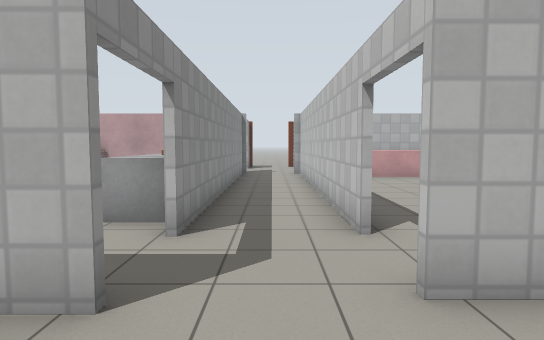
view 1 (above)

21 first-person views from a walk through a world built for the Gazebo simulator. The camera is 1.2 m above the floor, tilts 4° down and sees 75° across. The floor is counted in squares, 1 m on a side. Each view is taken from the middle of a square. On the plan, view 1 faces up. The plan holds only what a view shows up to about 14 squares ahead; the rest is blank. Gazebo's built-in surfaces are drawn with simple patterns.

view 2
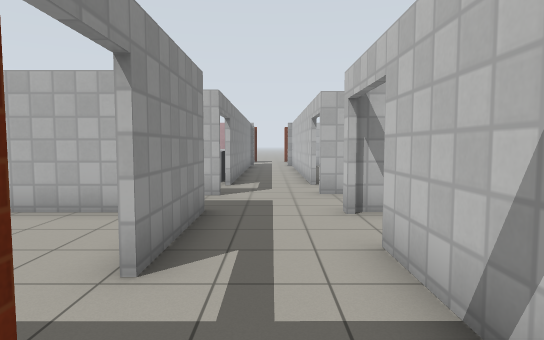

view 3
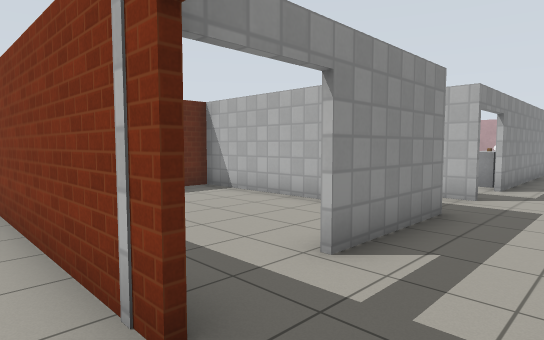

view 4
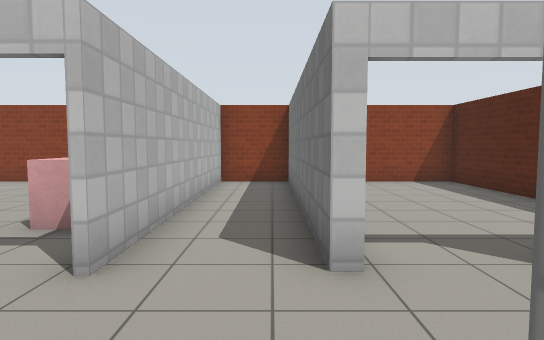

view 5
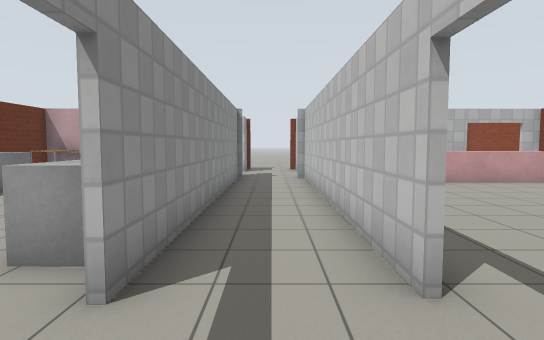

view 6
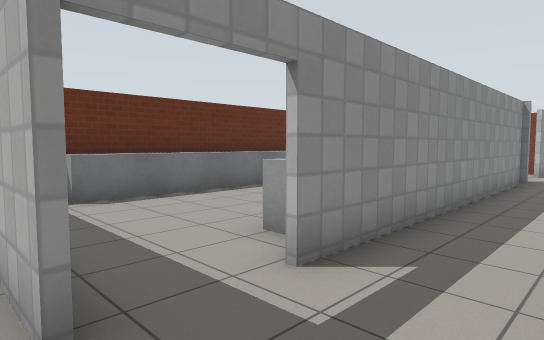

view 7
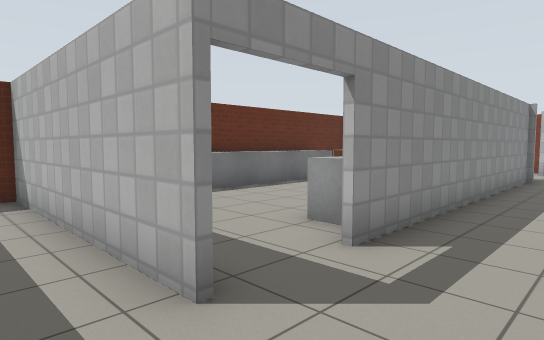

view 8
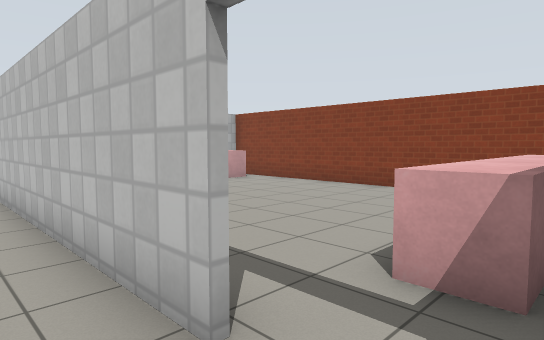

view 9
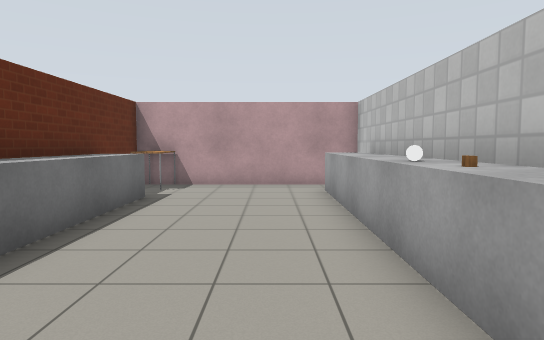

view 10
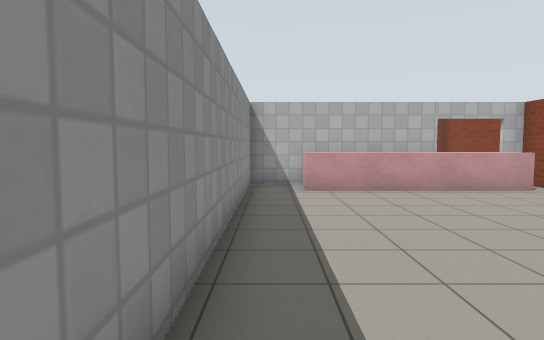

view 11
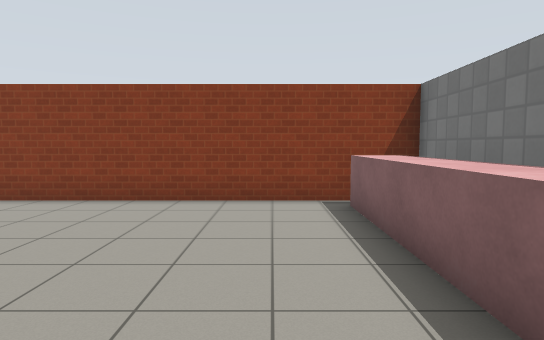

view 12
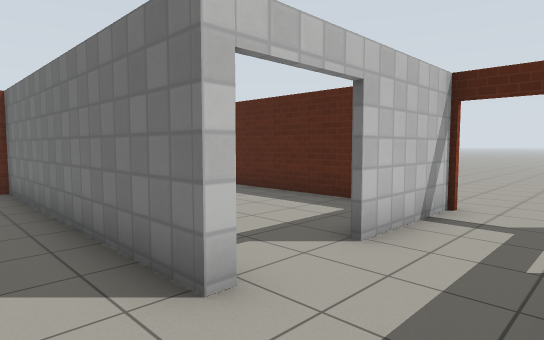

view 13
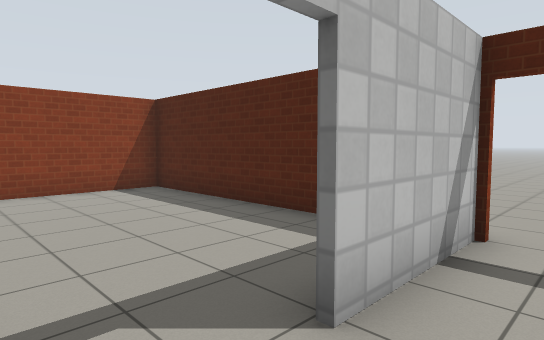

view 14
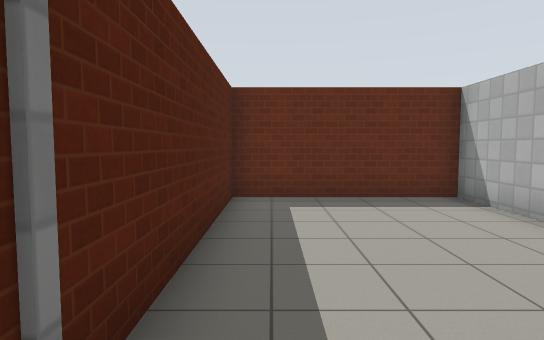

view 15
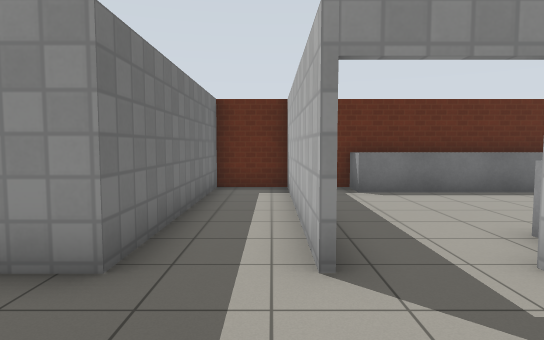

view 16
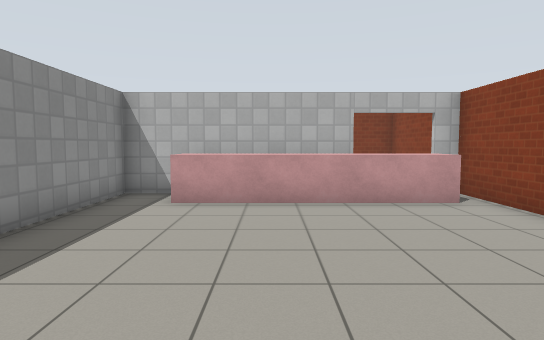

view 17
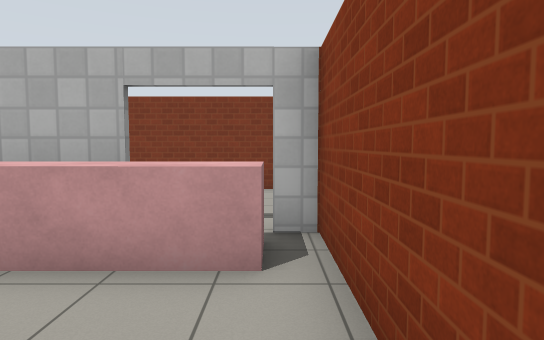

view 18
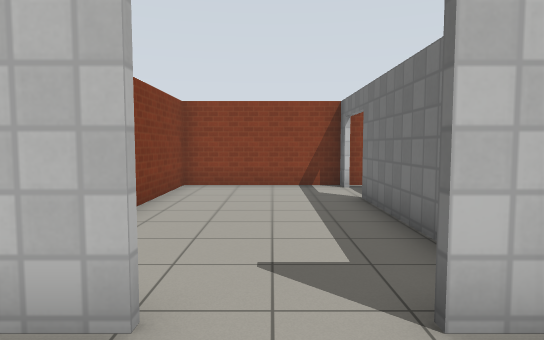

view 19
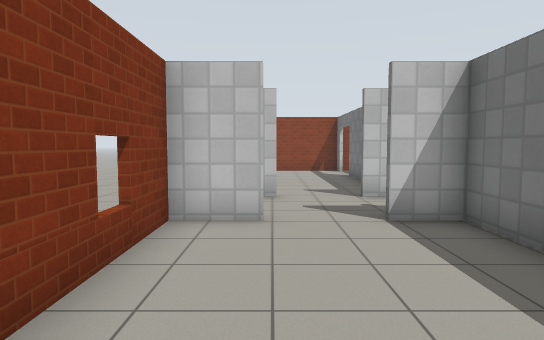

view 20
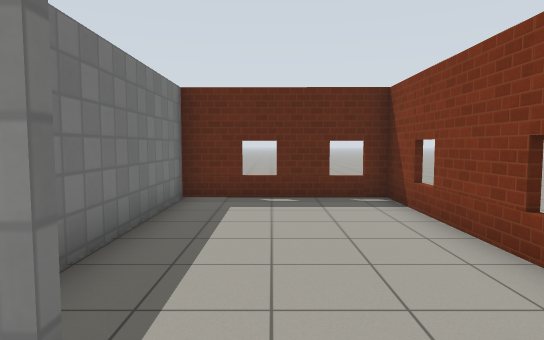

view 21
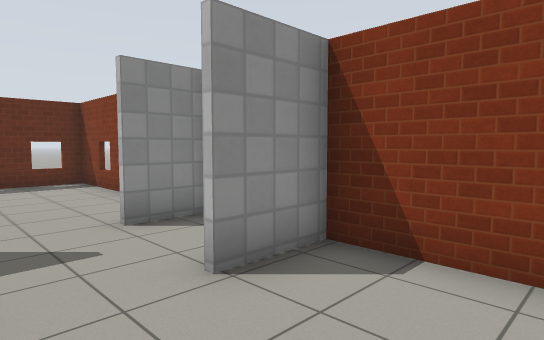

### Floor plan
Ten units are one square. View 1 is at (0, 0); x grows to the right and y downward. Boxes are objects, and circles mark ways between rooms. Rooms are numbered by the first view taken in them; rooms with no view inside come last. Other rooms are left out.
<svg viewBox="-86 -202 189 267">
<path fill="none" stroke="#000" d="M12 0 12 -4 97 -4 97 -30M-11 -24 -81 -24 -81 0M12 51 12 19M98 -27 11 -27M-81 -4 -12 -4 -12 29M-7 51 -65 51M-12 -68 -12 -45M-14 -121 -14 -148 -81 -148M12 -46 12 -147M-12 -149 -12 -121M-81 -150 -81 -38M12 -179 12 -187M71 -148 9 -148M61 -28 98 -28M13 -149 13 -48M98 -148 90 -148M97 -30 97 -150M-14 -181 -14 -197 -81 -197 -81 -150M-81 -149 -14 -149 -14 -163M33 -149 71 -149M36 -197 13 -197 13 -179M12 -152 12 -160M90 -150 96 -150M97 -150 97 -197 51 -197M33 49 97 49 97 11M20 -3 13 -3M-27 -3 -81 -3M-81 0 -81 49 -11 49"/>
<rect x="-75" y="-125" width="10" height="90" fill="#bbb"><title>grey box</title></rect>
<rect x="-75" y="-145" width="10" height="10" fill="#bbb"><title>table</title></rect>
<rect x="-25" y="-65" width="10" height="10" fill="#bbb"><title>grey box</title></rect>
<rect x="-25" y="-75" width="10" height="10" fill="#bbb"><title>wooden cube</title></rect>
<rect x="-25" y="-85" width="10" height="10" fill="#bbb"><title>white ball</title></rect>
<rect x="-25" y="-135" width="10" height="50" fill="#bbb"><title>grey box</title></rect>
<rect x="25" y="-45" width="70" height="10" fill="#bbb"><title>pink box</title></rect>
<rect x="25" y="-145" width="70" height="10" fill="#bbb"><title>pink box</title></rect>
<circle cx="5" cy="50" r="3" fill="#2a7"/>
<circle cx="-10" cy="-35" r="3" fill="#2a7"/>
<circle cx="0" cy="-20" r="3" fill="#2a7"/>
<circle cx="10" cy="10" r="3" fill="#2a7"/>
<circle cx="-10" cy="35" r="3" fill="#2a7"/>
<circle cx="10" cy="-35" r="3" fill="#2a7"/>
<circle cx="-10" cy="-175" r="3" fill="#2a7"/>
<circle cx="10" cy="-165" r="3" fill="#2a7"/>
<circle cx="80" cy="-150" r="3" fill="#2a7"/>
<text x="10" y="-10">1</text>
<text x="10" y="60">2</text>
<text x="-30" y="-90">3</text>
<text x="50" y="-90">4</text>
<text x="-40" y="-180">5</text>
<text x="50" y="-170">6</text>
<text x="50" y="20">7</text>
<text x="-50" y="20">8</text>
</svg>
Room 1 opens to room 2. Room 1 opens to room 3. Room 1 opens to room 7. Room 1 opens to room 8. Room 3 opens to room 4. Room 3 opens to room 5. Room 3 opens to room 6. Room 4 opens to room 6.

Where each view was taken, in squares from view 1:
view 1: 0 up, 0 right, facing up
view 2: 6 down, 0 right, facing up
view 3: 6 down, 1 right, facing up-left
view 4: 1 up, 2 left, facing right
view 5: 2 up, 0 right, facing up
view 6: 2 up, 1 right, facing up-left
view 7: 1 up, 1 right, facing up-left
view 8: 3 up, 0 right, facing up-right
view 9: 4 up, 4 left, facing up
view 10: 4 up, 2 right, facing up
view 11: 6 up, 2 right, facing right
view 12: 2 up, 1 left, facing down-right
view 13: 0 up, 0 right, facing down-right
view 14: 4 down, 0 right, facing left
view 15: 2 up, 2 right, facing left
view 16: 6 up, 5 right, facing up
view 17: 10 up, 9 right, facing up
view 18: 17 up, 1 left, facing right
view 19: 18 up, 7 left, facing right
view 20: 17 up, 0 right, facing left
view 21: 16 up, 4 right, facing up-left
